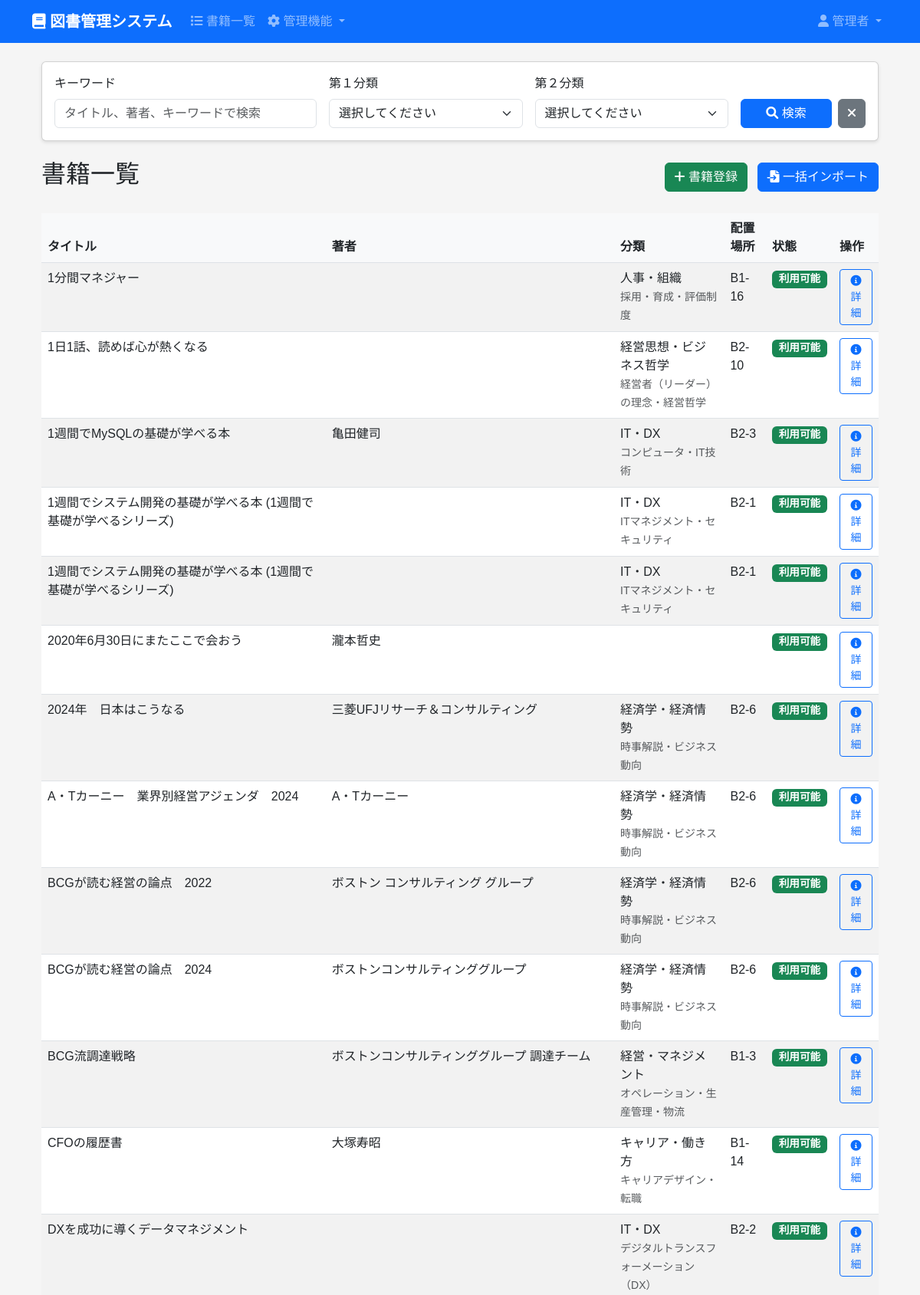
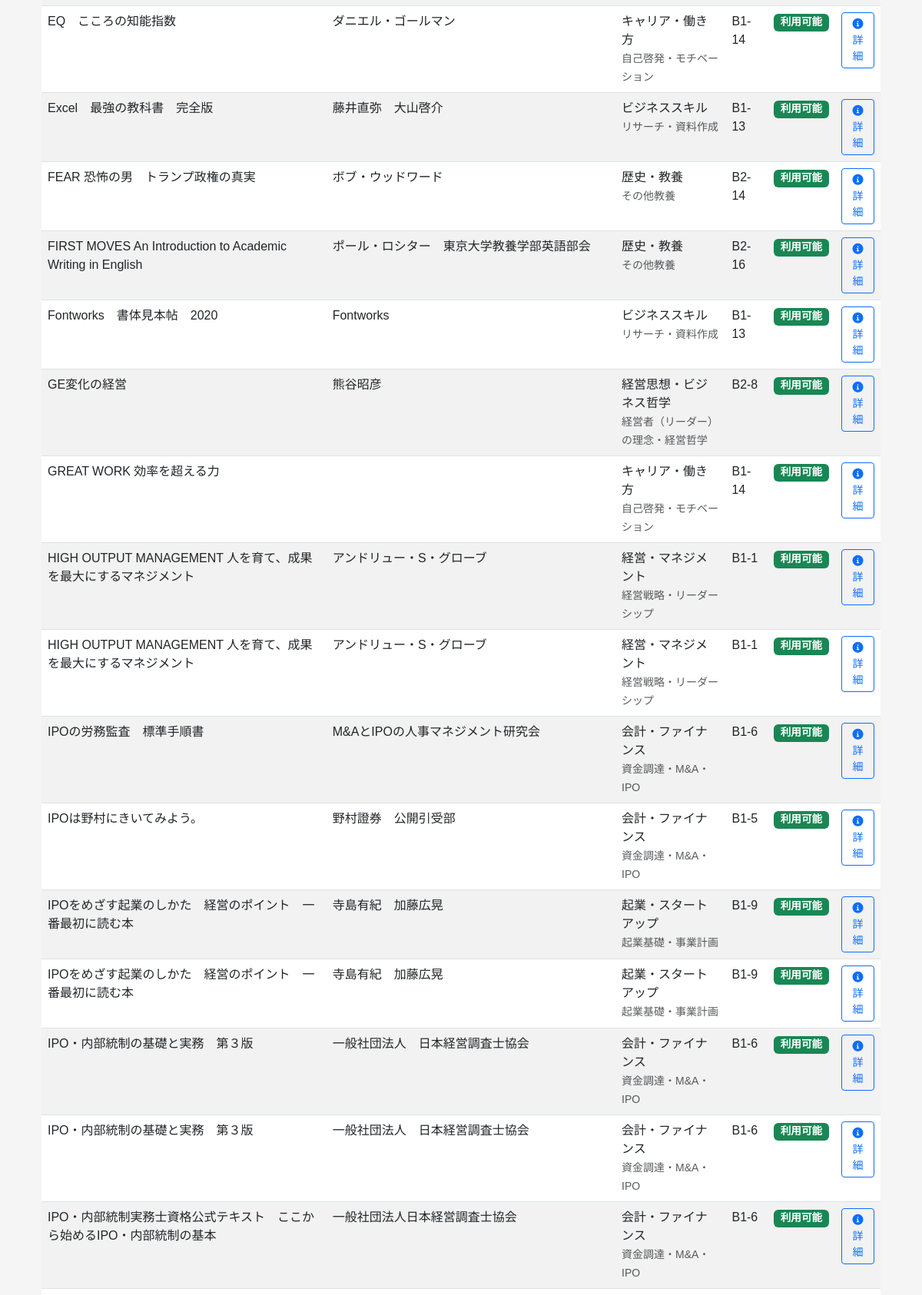
Screenshot of /books/ (signed in, upper part) with the database file from the repository (2 pictures, top to bottom).
### models.py (models this page shows, shortened)
class User(db.Model, UserMixin):
    __tablename__ = 'users'
    id = db.Column(db.Integer, primary_key=True)
    username = db.Column(db.String(50), unique=True, nullable=False, index=True)
    password_hash = db.Column(db.String(256), nullable=False)
    name = db.Column(db.String(100), nullable=False)  # 氏名
    email = db.Column(db.String(120), unique=True, index=True)    # メールアドレス
    is_admin = db.Column(db.Boolean, default=False)   # 権限（管理者かどうか）
    created_at = db.Column(db.DateTime, default=datetime.utcnow)
    updated_at = db.Column(db.DateTime, default=datetime.utcnow, onupdate=datetime.utcnow)

class Book(db.Model):
    __tablename__ = 'books'
    id = db.Column(db.Integer, primary_key=True)  # 番号
    title = db.Column(db.String(200), nullable=False, index=True)  # 書籍名
    status = db.Column(db.String(20), default=BookStatus.AVAILABLE, index=True)  # 状態を追加
    is_available = db.Column(db.Boolean, default=True, index=True)  # 貸出可否
    author = db.Column(db.String(100), index=True)  # 著者
    category1 = db.Column(db.String(50), index=True)  # 第１分類
    category2 = db.Column(db.String(50))  # 第２分類
    keywords = db.Column(db.String(200))  # キーワード
    location = db.Column(db.String(100))  # 場所
    borrower_id = db.Column(db.Integer, db.ForeignKey('users.id'), nullable=True)  # 借りた人
    borrower = db.relationship('User', backref=db.backref('borrowed_books', lazy='dynamic'))
    created_at = db.Column(db.DateTime, default=datetime.utcnow)
    updated_at = db.Column(db.DateTime, default=datetime.utcnow, onupdate=datetime.utcnow)

### routes/books.py (the view, shortened to what this page needs)
@books_bp.route('/')
@login_required
def index():
    form = SearchForm(request.args)  # request.argsからフォームを初期化
    if form.category1.data:
        category2_choices = CATEGORIES.get(form.category1.data, [])
        form.category2.choices = [('', '選択してください')] + category2_choices
    query = Book.query
    if form.category1.data and form.category1.data != '':
        query = query.filter(Book.category1 == form.category1.data)
        if form.category2.data and form.category2.data != '':
            query = query.filter(Book.category2 == form.category2.data)
    query = query.order_by(Book.title)
    books = query.all()
    return render_template('books/index.html', books=books, form=form, categories=CATEGORIES)

### forms/search.py
class SearchForm(FlaskForm):
    keyword = StringField('キーワード', validators=[Optional()])
    category1 = SelectField('第１分類', choices=[('', '選択してください')] + [(cat, cat) for cat in CATEGORIES.keys()], validators=[Optional()])
    category2 = SelectField('第２分類', choices=[('', '選択してください')], validators=[Optional()])

### templates/books/index.html (shortened to what this page needs)
{% extends "base.html" %}
{% block content %}
<div class="container">
    <div class="card mb-4">
        <div class="card-body">
            <form method="GET" class="row g-3">
                <div class="col-md-4">
                    {{ form.keyword.label(class="form-label") }}
                    {{ form.keyword(class="form-control", placeholder="タイトル、著者、キーワードで検索") }}
                </div>
                <div class="col-md-3">
                    {{ form.category1.label(class="form-label") }}
                    {{ form.category1(class="form-select") }}
                </div>
                <div class="col-md-3">
                    {{ form.category2.label(class="form-label") }}
                    {{ form.category2(class="form-select") }}
                </div>
                <div class="col-md-2 d-flex align-items-end gap-2">
                    <button type="submit" class="btn btn-primary flex-grow-1">
                        <i class="fas fa-search"></i> 検索
                    </button>
                    <a href="{{ url_for('books.index') }}" class="btn btn-secondary">
                        <i class="fas fa-times"></i>
                    </a>
                </div>
            </form>
        </div>
    </div>
    <div class="d-flex justify-content-between align-items-center mb-4">
        <h2>書籍一覧</h2>
        {% if current_user.is_admin %}
        <div>
            <a href="{{ url_for('books.add') }}" class="btn btn-success me-2">
                <i class="fas fa-plus"></i> 書籍登録
            </a>
            <a href="{{ url_for('books.import_books') }}" class="btn btn-primary">
                <i class="fas fa-file-import"></i> 一括インポート
            </a>
        </div>
        {% endif %}
    </div>
    <div class="table-responsive">
        <table class="table table-striped table-hover">
            <thead>
                <tr>
                    <th>タイトル</th>
                    <th>著者</th>
                    <th>分類</th>
                    <th>配置場所</th>
                    <th>状態</th>
                    <th>操作</th>
                </tr>
            </thead>
            <tbody>
                {% for book in books %}
                <tr>
                    <td>{{ book.title }}</td>
                    <td>{{ book.author }}</td>
                    <td>
                        {{ book.category1 }}
                        {% if book.category2 %}
                        <br>
                        <small class="text-muted">{{ book.category2 }}</small>
                        {% endif %}
                    </td>
                    <td>{{ book.location }}</td>
                    <td>
                        {% if book.borrower_id %}
                        <span class="badge bg-danger">貸出中</span>
                        {% else %}
                        <span class="badge bg-success">利用可能</span>
                        {% endif %}
                    </td>
                    <td>
                        <a href="{{ url_for('books.book_detail', book_id=book.id) }}" class="btn btn-sm btn-outline-primary">
                            <i class="fas fa-info-circle"></i> 詳細
                        </a>
                    </td>
                </tr>
                {% endfor %}
            </tbody>
        </table>
    </div>
</div>
{% endblock %}

### templates/base.html (shortened to what this page needs)
<!DOCTYPE html>
<html lang="ja">
<head>
    <link href="https://cdn.jsdelivr.net/npm/bootstrap@5.3.0/dist/css/bootstrap.min.css" rel="stylesheet">
    <link href="https://cdnjs.cloudflare.com/ajax/libs/font-awesome/6.0.0/css/all.min.css" rel="stylesheet">
    <link href="{{ url_for('static', filename='css/style.css') }}" rel="stylesheet">
</head>
<body>
    <nav class="navbar navbar-expand-lg navbar-dark bg-primary">
        <div class="container">
            <a class="navbar-brand" href="{{ url_for('books.index') }}">
                <i class="fas fa-book"></i> 図書管理システム
            </a>
            <div class="collapse navbar-collapse" id="navbarNav">
                <ul class="navbar-nav me-auto">
                    <li class="nav-item">
                        <a class="nav-link" href="{{ url_for('books.index') }}">
                            <i class="fas fa-list"></i> 書籍一覧
                        </a>
                    </li>
                    {% if current_user.is_admin %}
                    <li class="nav-item dropdown">
                        <a class="nav-link dropdown-toggle" href="#" id="adminDropdown" role="button" data-bs-toggle="dropdown">
                            <i class="fas fa-cog"></i> 管理機能
                        </a>
                    </li>
                    {% endif %}
                </ul>
                {% if current_user.is_authenticated %}
                <ul class="navbar-nav">
                    <li class="nav-item dropdown">
                        <a class="nav-link dropdown-toggle" href="#" id="userDropdown" role="button" data-bs-toggle="dropdown">
                            <i class="fas fa-user"></i> {{ current_user.name }}
                        </a>
                    </li>
                </ul>
                {% endif %}
            </div>
        </div>
    </nav>
    <main class="container my-4">
        {% block content %}{% endblock %}
    </main>
</body>
</html>

### static/css/style.css (style rules this page uses)
body { font-family: 'Noto Sans JP', sans-serif; background-color: #f5f5f5; }
.navbar-brand { font-weight: bold; }
main { min-height: calc(100vh - 180px); }
.card { box-shadow: 0 2px 4px rgba(0, 0, 0, 0.1); margin-bottom: 1.5rem; }
.form-label { font-weight: 500; }
.table th { background-color: #f8f9fa; }
.badge { font-size: 0.85rem; }

### rows the page displays
User: name "管理者"
Book: title "1分間マネジャー", category1 "人事・組織", category2 "採用・育成・評価制度", location "B1-16", shows "利用可能"
Book: title "1日1話、読めば心が熱くなる", category1 "経営思想・ビジネス哲学", category2 "経営者（リーダー）の理念・経営哲学", location "B2-10", shows "利用可能"
Book: title "1週間でMySQLの基礎が学べる本", author "亀田健司", category1 "IT・DX", category2 "コンピュータ・IT技術", location "B2-3", shows "利用可能"
Book: title "1週間でシステム開発の基礎が学べる本 (1週間で基礎が学べるシリーズ)", category1 "IT・DX", category2 "ITマネジメント・セキュリティ", location "B2-1", shows "利用可能"
Book: title "1週間でシステム開発の基礎が学べる本 (1週間で基礎が学べるシリーズ)", category1 "IT・DX", category2 "ITマネジメント・セキュリティ", location "B2-1", shows "利用可能"
Book: title "2020年6月30日にまたここで会おう", author "瀧本哲史", shows "利用可能"
Book: title "2024年 日本はこうなる", author "三菱UFJリサーチ＆コンサルティング", category1 "経済学・経済情勢", category2 "時事解説・ビジネス動向", location "B2-6", shows "利用可能"
Book: title "A・Tカーニー 業界別経営アジェンダ 2024", author "A・Tカーニー", category1 "経済学・経済情勢", category2 "時事解説・ビジネス動向", location "B2-6", shows "利用可能"
Book: title "BCGが読む経営の論点 2022", author "ボストン コンサルティング グループ", category1 "経済学・経済情勢", category2 "時事解説・ビジネス動向", location "B2-6", shows "利用可能"
Book: title "BCGが読む経営の論点 2024", author "ボストンコンサルティンググループ", category1 "経済学・経済情勢", category2 "時事解説・ビジネス動向", location "B2-6", shows "利用可能"
Book: title "BCG流調達戦略", author "ボストンコンサルティンググループ 調達チーム", category1 "経営・マネジメント", category2 "オペレーション・生産管理・物流", location "B1-3", shows "利用可能"
Book: title "CFOの履歴書", author "大塚寿昭", category1 "キャリア・働き方", category2 "キャリアデザイン・転職", location "B1-14", shows "利用可能"
Book: title "DXを成功に導くデータマネジメント", category1 "IT・DX", category2 "デジタルトランスフォーメーション（DX）", location "B2-2", shows "利用可能"
Book: title "EQ こころの知能指数", author "ダニエル・ゴールマン", category1 "キャリア・働き方", category2 "自己啓発・モチベーション", location "B1-14", shows "利用可能"
Book: title "Excel 最強の教科書 完全版", author "藤井直弥 大山啓介", category1 "ビジネススキル", category2 "リサーチ・資料作成", location "B1-13", shows "利用可能"
Book: title "FEAR 恐怖の男 トランプ政権の真実", author "ボブ・ウッドワード", category1 "歴史・教養", category2 "その他教養", location "B2-14", shows "利用可能"
Book: title "FIRST MOVES An Introduction to Academic Writing in English", author "ポール・ロシター 東京大学教養学部英語部会", category1 "歴史・教養", category2 "その他教養", location "B2-16", shows "利用可能"
Book: title "Fontworks 書体見本帖 2020", author "Fontworks", category1 "ビジネススキル", category2 "リサーチ・資料作成", location "B1-13", shows "利用可能"
Book: title "GE変化の経営", author "熊谷昭彦", category1 "経営思想・ビジネス哲学", category2 "経営者（リーダー）の理念・経営哲学", location "B2-8", shows "利用可能"
Book: title "GREAT WORK 効率を超える力", category1 "キャリア・働き方", category2 "自己啓発・モチベーション", location "B1-14", shows "利用可能"
Book: title "HIGH OUTPUT MANAGEMENT 人を育て、成果を最大にするマネジメント", author "アンドリュー・S・グローブ", category1 "経営・マネジメント", category2 "経営戦略・リーダーシップ", location "B1-1", shows "利用可能"
Book: title "HIGH OUTPUT MANAGEMENT 人を育て、成果を最大にするマネジメント", author "アンドリュー・S・グローブ", category1 "経営・マネジメント", category2 "経営戦略・リーダーシップ", location "B1-1", shows "利用可能"
Book: title "IPOの労務監査 標準手順書", author "M&AとIPOの人事マネジメント研究会", category1 "会計・ファイナンス", category2 "資金調達・M&A・IPO", location "B1-6", shows "利用可能"
Book: title "IPOは野村にきいてみよう。", author "野村證券 公開引受部", category1 "会計・ファイナンス", category2 "資金調達・M&A・IPO", location "B1-5", shows "利用可能"
Book: title "IPOをめざす起業のしかた 経営のポイント 一番最初に読む本", author "寺島有紀 加藤広晃", category1 "起業・スタートアップ", category2 "起業基礎・事業計画", location "B1-9", shows "利用可能"
Book: title "IPOをめざす起業のしかた 経営のポイント 一番最初に読む本", author "寺島有紀 加藤広晃", category1 "起業・スタートアップ", category2 "起業基礎・事業計画", location "B1-9", shows "利用可能"
Book: title "IPO・内部統制の基礎と実務 第３版", author "一般社団法人 日本経営調査士協会", category1 "会計・ファイナンス", category2 "資金調達・M&A・IPO", location "B1-6", shows "利用可能"
Book: title "IPO・内部統制の基礎と実務 第３版", author "一般社団法人 日本経営調査士協会", category1 "会計・ファイナンス", category2 "資金調達・M&A・IPO", location "B1-6", shows "利用可能"
Book: title "IPO・内部統制実務士資格公式テキスト ここから始めるIPO・内部統制の基本", author "一般社団法人日本経営調査士協会", category1 "会計・ファイナンス", category2 "資金調達・M&A・IPO", location "B1-6", shows "利用可能"
